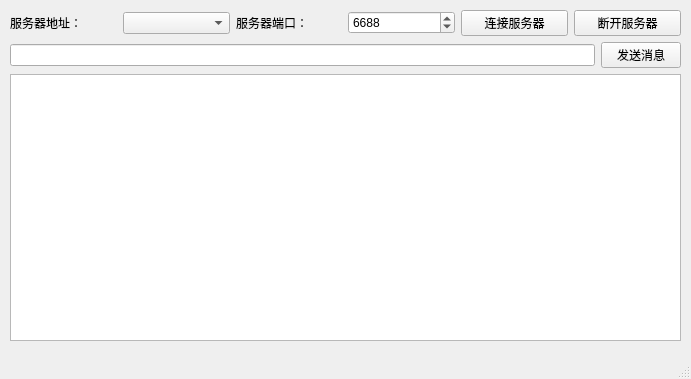
<?xml version="1.0" encoding="UTF-8"?>
<ui version="4.0">
 <class>MainWindow</class>
 <widget class="QMainWindow" name="MainWindow">
  <property name="geometry">
   <rect>
    <x>0</x>
    <y>0</y>
    <width>691</width>
    <height>379</height>
   </rect>
  </property>
  <property name="windowTitle">
   <string>TCP客户端程序--测试版</string>
  </property>
  <widget class="QWidget" name="centralwidget">
   <widget class="QWidget" name="">
    <property name="geometry">
     <rect>
      <x>10</x>
      <y>10</y>
      <width>671</width>
      <height>331</height>
     </rect>
    </property>
    <layout class="QVBoxLayout" name="verticalLayout">
     <item>
      <layout class="QHBoxLayout" name="horizontalLayout">
       <item>
        <widget class="QLabel" name="label">
         <property name="text">
          <string>服务器地址：</string>
         </property>
        </widget>
       </item>
       <item>
        <widget class="QComboBox" name="comboBoxIp"/>
       </item>
       <item>
        <widget class="QLabel" name="label_2">
         <property name="text">
          <string>服务器端口：</string>
         </property>
        </widget>
       </item>
       <item>
        <widget class="QSpinBox" name="spinBoxPort">
         <property name="maximum">
          <number>65535</number>
         </property>
         <property name="value">
          <number>6688</number>
         </property>
        </widget>
       </item>
       <item>
        <widget class="QPushButton" name="pushButton_Connect">
         <property name="text">
          <string>连接服务器</string>
         </property>
        </widget>
       </item>
       <item>
        <widget class="QPushButton" name="pushButton_Disconnect">
         <property name="text">
          <string>断开服务器</string>
         </property>
        </widget>
       </item>
      </layout>
     </item>
     <item>
      <layout class="QHBoxLayout" name="horizontalLayout_2">
       <item>
        <widget class="QLineEdit" name="lineEdit_InputMsg"/>
       </item>
       <item>
        <widget class="QPushButton" name="pushButton_Send">
         <property name="text">
          <string>发送消息</string>
         </property>
        </widget>
       </item>
      </layout>
     </item>
     <item>
      <widget class="QPlainTextEdit" name="plainTextEdit_DispMsg"/>
     </item>
    </layout>
   </widget>
  </widget>
  <widget class="QStatusBar" name="statusbar"/>
 </widget>
 <resources/>
 <connections/>
</ui>
